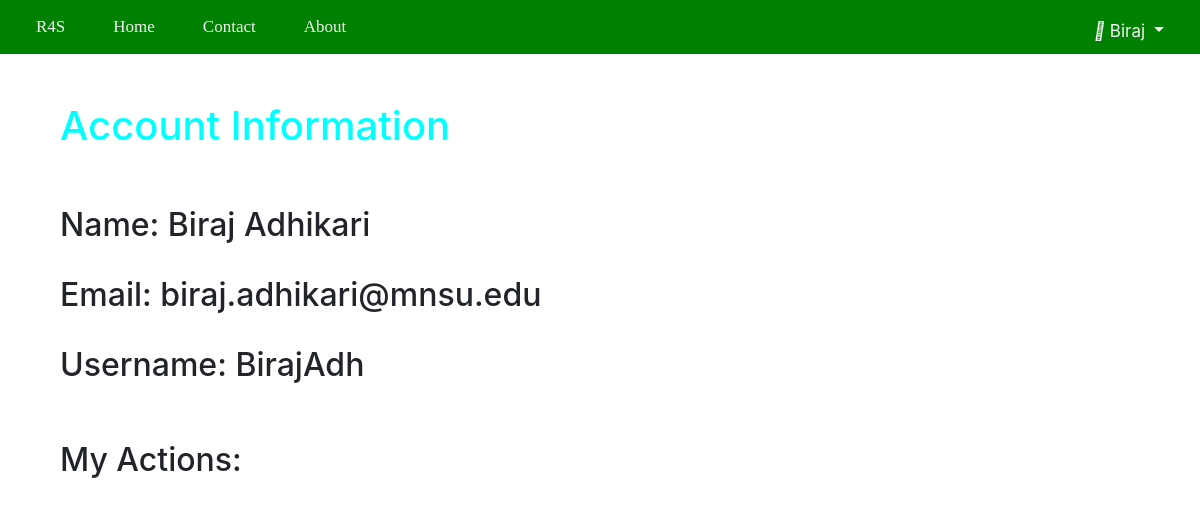
The app's page /myAccount (signed in), older data.
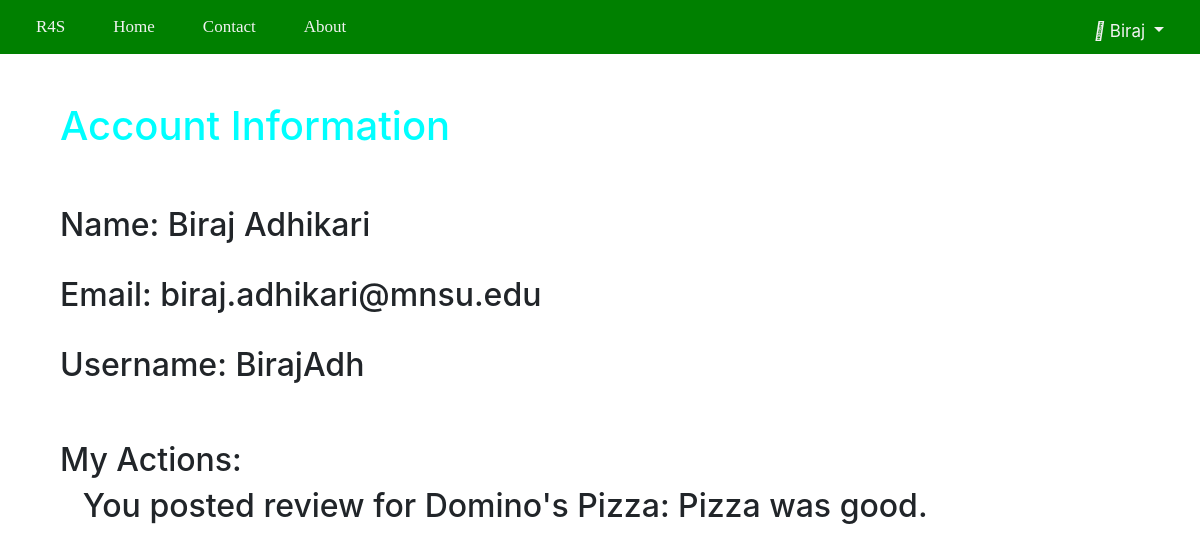
The same page, newer data.
### MyDiary/models.py (models this page shows, shortened)
class Review(models.Model):
    description = models.CharField(max_length = 1000)
    reviewer = models.ForeignKey(settings.AUTH_USER_MODEL, on_delete=models.CASCADE, related_name="my_reviews")
    business = models.ForeignKey(Business, on_delete=models.CASCADE, related_name="list_reviews")

class Business(models.Model):
    name = models.CharField(max_length = 200)
    street_address = models.CharField(max_length = 100)
    city = models.CharField(max_length = 50)
    state = models.CharField(max_length = 2)
    country = models.CharField(max_length = 50)
    category = models.CharField(max_length = 30)
    lat = models.FloatField()
    lon = models.FloatField()
    checkId = models.CharField(max_length = 500)

### MyDiary/views.py (the view)
# urls.py: path('myAccount', views.myAccount, name="myAccount"),
def myAccount(request):
    context = {
        "Name": request.user.first_name + " " + request.user.last_name,
        "Email": request.user.email,
        "Username": request.user.username,
        "Actions": request.user.my_reviews.all(),
    }
    return render(request, "MyDiary/myAccount.html", context)

### MyDiary/templates/MyDiary/myAccount.html (shortened to what this page needs)
{% extends "MyDiary/layout.html" %}
{% block body %}
                <div>
                <br/> <br/>
                    <h1>Account Information</h1><br/><br/>
                    <h2>Name: {{ Name }}</h2><br/>
                    <h2>Email: {{ Email }}</h2><br/>
                    <h2>Username: {{ Username }}</h2><br/>
                </div>
                <div><br/>
                <h2>My Actions:</h2>
                    {% for action in Actions %}
                        <h2 style="padding-left: 2%;">  You posted review for {{ action.business.name }}: {{ action.description }} </h2>
                    {% endfor %}
                </div>
{% endblock %}

Row changes from the older to the newer data that the page shows:
added Review: business.name "Domino's Pizza", description "Pizza was good."
